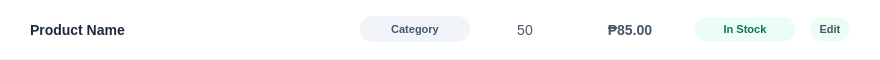
<?xml version="1.0" encoding="UTF-8"?>
<ui version="4.0">
 <class>InventoryItem</class>
 <widget class="QWidget" name="InventoryItem">
  <property name="geometry">
   <rect>
    <x>0</x>
    <y>0</y>
    <width>880</width>
    <height>60</height>
   </rect>
  </property>
  <property name="minimumSize">
   <size>
    <width>0</width>
    <height>60</height>
   </size>
  </property>
  <property name="maximumSize">
   <size>
    <width>16777215</width>
    <height>60</height>
   </size>
  </property>
  <property name="styleSheet">
   <string notr="true">
    QWidget#InventoryItem { background-color: transparent; }
    QLabel { font-family: &quot;Segoe UI&quot;; }
   </string>
  </property>
  <layout class="QVBoxLayout" name="verticalLayout">
   <property name="leftMargin">
    <number>0</number>
   </property>
   <property name="topMargin">
    <number>0</number>
   </property>
   <property name="rightMargin">
    <number>0</number>
   </property>
   <property name="bottomMargin">
    <number>0</number>
   </property>
   <item>
    <widget class="QFrame" name="container">
     <property name="styleSheet">
      <string notr="true">
        QFrame#container {
            background-color: white;
            border-bottom: 1px solid #F1F5F9;
            border-radius: 0px;
        }
        QFrame#container:hover {
            background-color: #F8FAFC;
        }
      </string>
     </property>
     <property name="frameShape">
      <enum>QFrame::Shape::StyledPanel</enum>
     </property>
     <property name="frameShadow">
      <enum>QFrame::Shadow::Raised</enum>
     </property>
     <layout class="QHBoxLayout" name="horizontalLayout">
      <property name="spacing">
       <number>15</number>
      </property>
      <property name="leftMargin">
       <number>30</number>
      </property>
      <property name="topMargin">
       <number>10</number>
      </property>
      <property name="rightMargin">
       <number>30</number>
      </property>
      <property name="bottomMargin">
       <number>10</number>
      </property>
      <item>
       <widget class="QLabel" name="lbl_name">
        <property name="sizePolicy">
         <sizepolicy hsizetype="Expanding" vsizetype="Preferred">
          <horstretch>0</horstretch>
          <verstretch>0</verstretch>
         </sizepolicy>
        </property>
        <property name="minimumSize">
         <size>
          <width>200</width>
          <height>0</height>
         </size>
        </property>
        <property name="styleSheet">
         <string>
            color: #1E293B;
            font-weight: bold;
            font-size: 14px;
            background-color: transparent;
            border: none;
         </string>
        </property>
        <property name="text">
         <string>Product Name</string>
        </property>
       </widget>
      </item>
      <item>
       <widget class="QLabel" name="lbl_category">
        <property name="minimumSize">
         <size>
          <width>110</width>
          <height>26</height>
         </size>
        </property>
        <property name="maximumSize">
         <size>
          <width>110</width>
          <height>26</height>
         </size>
        </property>
        <property name="styleSheet">
         <string>
           background-color: #F1F5F9;
           color: #475569;
           border-radius: 13px;
           font-weight: bold;
           font-size: 11px;
           border: none;
         </string>
        </property>
        <property name="text">
         <string>Category</string>
        </property>
        <property name="alignment">
         <set>Qt::AlignmentFlag::AlignCenter</set>
        </property>
       </widget>
      </item>
      <item>
       <widget class="QLabel" name="lbl_stock">
        <property name="minimumSize">
         <size>
          <width>80</width>
          <height>0</height>
         </size>
        </property>
        <property name="maximumSize">
         <size>
          <width>80</width>
          <height>16777215</height>
         </size>
        </property>
        <property name="styleSheet">
         <string>
            color: #475569;
            font-family: &quot;Consolas&quot;;
            font-size: 14px;
            background-color: transparent;
            border: none;
         </string>
        </property>
        <property name="text">
         <string>50</string>
        </property>
        <property name="alignment">
         <set>Qt::AlignmentFlag::AlignCenter</set>
        </property>
       </widget>
      </item>
      <item>
       <widget class="QLabel" name="lbl_price">
        <property name="minimumSize">
         <size>
          <width>100</width>
          <height>0</height>
         </size>
        </property>
        <property name="maximumSize">
         <size>
          <width>100</width>
          <height>16777215</height>
         </size>
        </property>
        <property name="styleSheet">
         <string>
            color: #475569;
            font-weight: 500;
            font-size: 14px;
            background-color: transparent;
            border: none;
         </string>
        </property>
        <property name="text">
         <string>₱85.00</string>
        </property>
        <property name="alignment">
         <set>Qt::AlignmentFlag::AlignCenter</set>
        </property>
       </widget>
      </item>
      <item>
       <widget class="QLabel" name="lbl_status">
        <property name="minimumSize">
         <size>
          <width>100</width>
          <height>24</height>
         </size>
        </property>
        <property name="maximumSize">
         <size>
          <width>100</width>
          <height>24</height>
         </size>
        </property>
        <property name="styleSheet">
         <string notr="true">
           background-color: #ECFDF5;
           color: #047857;
           font-weight: bold;
           font-size: 11px;
           border-radius: 12px;
           border: none;
          </string>
        </property>
        <property name="text">
         <string>In Stock</string>
        </property>
        <property name="alignment">
         <set>Qt::AlignmentFlag::AlignCenter</set>
        </property>
       </widget>
      </item>
      <item>
       <widget class="QPushButton" name="btn_edit">
        <property name="minimumSize">
         <size>
          <width>40</width>
          <height>24</height>
         </size>
        </property>
        <property name="maximumSize">
         <size>
          <width>40</width>
          <height>16777215</height>
         </size>
        </property>
        <property name="cursor">
         <cursorShape>PointingHandCursor</cursorShape>
        </property>
        <property name="styleSheet">
         <string notr="true">background-color: #ECFDF5; border-radius: 12px; border: none;
color: #475569;  font-weight: bold;
           font-size: 11px;</string>
        </property>
        <property name="text">
         <string>Edit</string>
        </property>
       </widget>
      </item>
     </layout>
    </widget>
   </item>
  </layout>
 </widget>
 <resources/>
 <connections/>
</ui>
